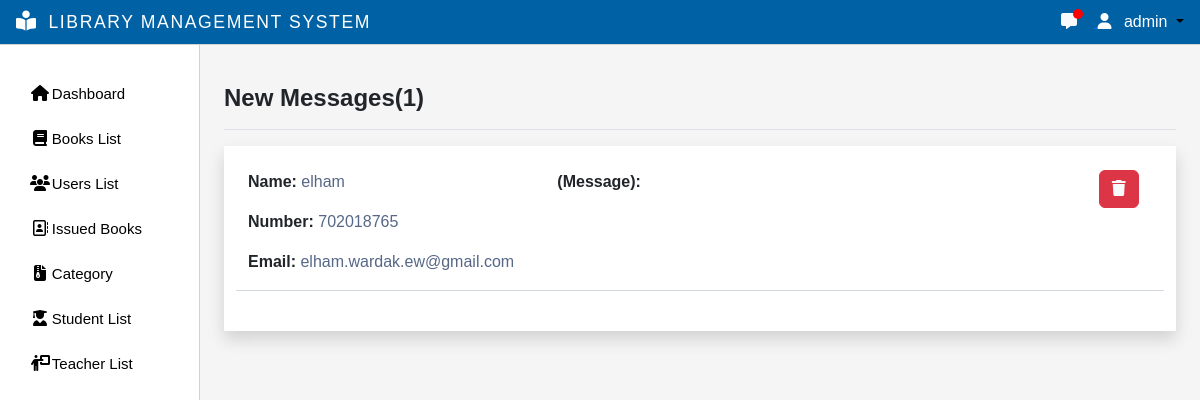
/message/ (signed in), run on the app's committed database.
### myapp/models.py (models this page shows)
class CustomUser(AbstractUser):
    email = models.EmailField(max_length=255, unique=True)
    username = models.CharField(max_length=50, unique=True)
    first_name = models.CharField(null=True, blank=True, max_length=100)
    father_name= models.CharField(null=True, blank=True, max_length=100)
    last_name = models.CharField(null=True, blank=True, max_length=100)
    phone_number = models.CharField(max_length=16)
    user_id = models.CharField(max_length=50,null=True,blank=True)
    group = models.ForeignKey(Group, on_delete=models.CASCADE, default=2)
    gender = models.CharField(max_length=1,null=True,blank=True)
    USERNAME_FIELD = 'email'
    EMAIL_FIELD = 'email'
    REQUIRED_FIELDS = []
    objects = CutomUserManager()

class ContactUs(models.Model):
    full_name = models.CharField(max_length=30)
    phone_number = models.IntegerField()
    email = models.EmailField(max_length=50)
    message = models.TextField()
    is_read = models.BooleanField(default=False, null=True)
    class meta:
        ordering = ['is_read']

### myapp/views.py (the view)
# urls.py: path('message/',views.Message,name="message"),
def Message(request):
    contact_us_list = ContactUs.objects.all()
    unreadCount = contact_us_list.filter(is_read=False).count()
    context = {'contact_us_list':contact_us_list, 'unreadCount':unreadCount}
    return render(request,'message.html',context)

### myapp/templates/message.html (shortened to what this page needs)
{% extends 'main.html' %}
{% block title %}New Messages({{unreadCount}}){% endblock title %}
{% block content %}
<div class="p-4 shadow bg-white">
    {% for message in contact_us_list %}
    <div class="row">
        <div class="col-md-4">
            <p><span class="text-dark fw-bold">Name: </span>{{message.full_name}}</p>
            <p><span class="text-dark fw-bold">Number: </span>{{message.phone_number}}</p>
            <p><span class="text-dark fw-bold">Email: </span>{{message.email}}</p>
        </div>
        <div class="col-md-7">
            {% if message.is_read == False %}
            <a href="{% url 'viewmessage' message.id %}" class="text-dark fw-bold " style="text-decoration: none;">(Message): </a>
            {% else %}
            <a href="{% url 'viewmessage' message.id %}" class="text-secondary" style="text-decoration: none;" >(Message): </a>
            {% endif %}
        </div>
        <div class="col-md-1 mb-2">
            <a href="{% url 'delete-message' message.id %}" class="btn btn-danger" onclick="return confirm('Do you really want to delete this message?') ;">
                <i class="fa-solid fa-trash text-light "></i>
            </a>
        </div>
        <hr>
    </div>
   {% endfor %}
</div>
{% endblock %}

### templates/navbar.html (shortened to what this page needs)
{% load static %}
{% load custom_tags %}
if {% if request.resolver_match.url_name == 'index' %}
<nav class="navbar navbar-expand-lg backgroundcolor fixed-top bg-light">
  <div class="container">
    <a href="{% url 'index' %}"><img src="{% static 'images/en.png' %}" class="w-48" alt=""></a>
    <button class="navbar-toggler" type="button" data-bs-toggle="collapse" data-bs-target="#navbarNav" aria-controls="navbarNav" aria-expanded="false" aria-label="Toggle navigation">
        <span class="navbar-toggler-icon"></span>
      </button>
      <div class="collapse navbar-collapse" id="navbarNav">
        <ul class="navbar-nav ms-auto">
          <li class="nav-item">
            <a class="nav-link fw-bolder " aria-current="page" href="{% url 'index' %}">Home</a>
          </li>
          <li class="nav-item">
            <div class="collapse navbar-collapse show" id="navbarNavDarkDropdown">
              <ul class="navbar-nav">
                <li class="nav-item dropdown ">
                  <a class="nav-link dropdown-toggle fw-bolder" href="{% url 'index' %}" id="navbarDarkDropdownMenuLink" role="button" data-bs-toggle="dropdown" aria-expanded="false">
                    Categories
                  </a>
                  <ul class="dropdown-menu dropdown-menu-light" aria-labelledby="navbarDarkDropdownMenuLink">
                    <li class="nav-item">
                      {% get_categories %}
                      <!-- {% for g in get_categories %}
                      {{g}}
                      {% endfor %} -->
                    </li>
                  </ul>
                </li>
              </ul>
            </div>
          </li>
          <li class="nav-item">
            <div class="collapse navbar-collapse show" id="navbarNavDarkDropdown">
              <ul class="navbar-nav">
                <li class="nav-item dropdown ">
                  <a class="nav-link dropdown-toggle fw-bolder" href="{% url 'index' %}" id="navbarDarkDropdownMenuLink" role="button" data-bs-toggle="dropdown" aria-expanded="false">
                    Links
                  </a>
                  <ul class="dropdown-menu dropdown-menu-light" aria-labelledby="navbarDarkDropdownMenuLink">
                    <li class="nav-item">
                      <a href="https://sppl.org" class="dropdown-item">Saint Paul Public Library</a>
                      <a href="https://cphlibrary.org/" class="dropdown-item">Clifton Park Halfmoon Library</a>
                      <a href="https://aadl.org/" class="dropdown-item">Ann Arbor District Library</a>
                      <a href="https://www.nypl.org/" class="dropdown-item">New York Public Library</a>
                      <a href="https://www.brooklinelibrary.org/" class="dropdown-item">Brookline Public Library</a>
                    </li>
                  </ul>
                </li>
              </ul>
            </div>
          </li>
          <li class="nav-item">
            <a class="nav-link fw-bolder" href="{% url 'contact-us' %}">Contact us</a>
          </li>
        </ul>
      </div>
    </div>
  </nav>
  {% else %}
<nav class="navbar navbar-expand-lg backgroundcolor fixed-top px-3 py-1 justify-content-between">
  <a class="navbar-brand" href="{% url 'admin-page' %}">
    <i class="fa-solid fa-book-open-reader navbar-icon "></i>
    <span class="ms-2 text-white">LIBRARY MANAGEMENT SYSTEM</span>
  </a>
  <div class="dropdown">
    {% if request.user.username %}
      {% if request.user.is_staff %}
      <a href="{% url 'message' %}">
          <i class="fa-solid fa-message me-3 text-light"></i>
          <span class="message-count"></span>
        </a>
      {% endif %}
        <a class="dropdown-toggle user-menu-item" data-bs-toggle="dropdown" aria-expanded="false">
          <i class="fa-solid fa-user me-2 text-white"></i>
            <span class="text-white">{{request.user.username}}</span>
        </a>
    {% endif %}
  </div>
</nav>
  {% endif %}

### static/css/main.css (style rules this page uses)
body { color: #566787; background: #f5f5f5; font-family: 'Varela Round', sans-serif; }
.text-white { color:#fff !important; }
body { overflow-y:scroll; }
.navbar-icon { margin-top: -9px !important; font-size: 20px !important; }

### static/css/style.css (style rules this page uses)
* { margin: 0; padding: 0; box-sizing: border-box; }
:root { --offconvas-width: 270px; --topNavbarHeight: 56px; }
.navbar-icon { color: white; }
.backgroundcolor { background-color: rgba(0,98, 165, 1); border-bottom:1px solid #d6d1d1; }
@media screen and (min-width: 1200px) { .ms-2 { font-size: 1.1rem !important; letter-spacing: 0.1rem; } }
@media (min-width : 920px) { .navbar-brand { font-size: 0.9rem !important; } }
@media (min-width : 390px) { .navbar-brand { font-size: 1rem !important ; } }
.user-menu-item { color:#000000; text-decoration:none; cursor: pointer; }
.message-count { position: absolute; left: 12px; top: -1px; width: 10px; height: 10px; border-radius: 50%; background-color: red; }

### data on the page
CustomUser: user.username "admin"
ContactUs: full_name "elham", phone_number "702018765", email "elham.wardak.ew@gmail.com", shows "(Message):"

### other printed values
{{ unreadCount }} "1"
